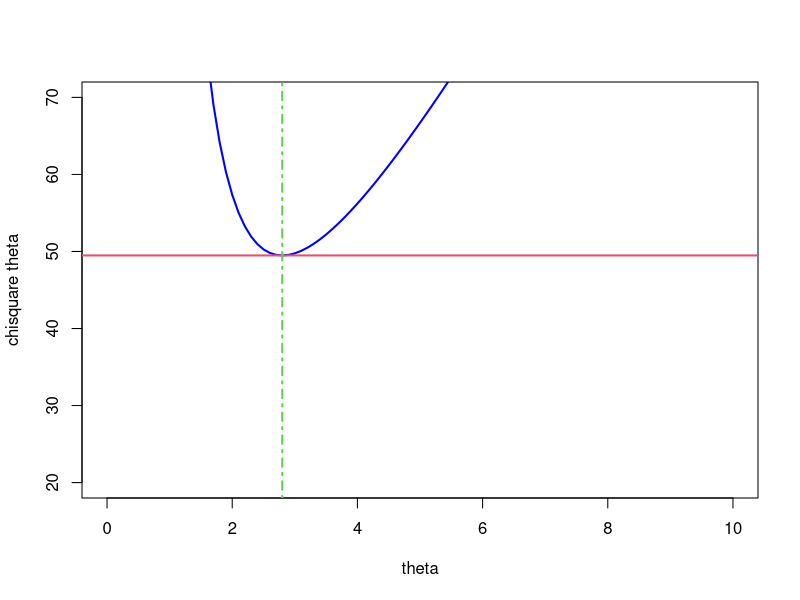
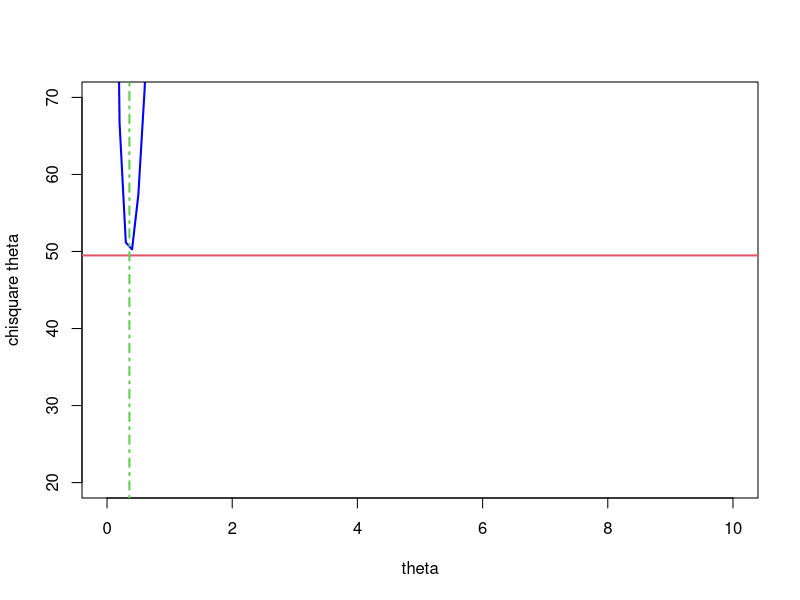

Reproduce these figures in R, in order.
n1=4
n2=10
n3=24
n4=12
n5=6
n6=3
n=n1+n2+n3+n4+n5+n6
n
chisquare=function(a){
  p1=(1-exp(-1/a));p2=exp(-1/a)-exp(-2/a);p3=exp(-2/a)-exp(-3/a);p4=exp(-3/a)-exp(-4/a);p5=exp(-4/a)-exp(-5/a);p6=exp(-5/a)
  term1=(n1-n*p1)^2/(n*p1);term2=(n2-n*p2)^2/(n*p2);
  term3=(n3-n*p3)^2/(n*p3);term4=(n4-n*p4)^2/(n*p4);
  term5=(n5-n*p5)^2/(n*p5);term6=(n6-n*p6)^2/(n*p6)
  term=term1+term2+term3+term4+term5+term6
}
est=optimize(chisquare,c(0,10))
est$min
est$objective
curve(chisquare,c(0,10),col='blue',xlim = c(0,10),lwd=2.,xlab = "theta",ylim=c(20,70),ylab="chisquare theta")
abline(h=est$objective,v=est$min,col=c(2,3),lwd=2,lty=c(1,4))

222
n1=4
n2=10
n3=24
n4=12
n5=6
n6=3
n=n1+n2+n3+n4+n5+n6
n
chisquare=function(a){
  p1=(1-exp(-a));p2=exp(-a)-exp(-2*a);p3=exp(-2*a)-exp(-3*a);p4=exp(-3*a)-exp(-4*a);p5=exp(-4*a)-exp(-5*a);p6=exp(-5*a)
  term1=(n1-n*p1)^2/(n*p1);term2=(n2-n*p2)^2/(n*p2);
  term3=(n3-n*p3)^2/(n*p3);term4=(n4-n*p4)^2/(n*p4);
  term5=(n5-n*p5)^2/(n*p5);term6=(n6-n*p6)^2/(n*p6)
  term=term1+term2+term3+term4+term5+term6
}
est=optimize(chisquare,c(0,10))
est$min
est$objective
curve(chisquare,c(0,10),col='blue',xlim = c(0,10),lwd=2.,xlab = "theta",ylim=c(20,70),ylab="chisquare theta")
abline(h=est$objective,v=est$min,col=c(2,3),lwd=2,lty=c(1,4))

333
library(stats4)
x=c(105,140,20,113,121,10,44,150,60,30,30,11)
n=length(x)
logL=function(a,b){
  term1 =-n*log(b/a)
  term2=-(b-1)*sum(log(x/a))
  term3=sum((x/a)^b)
  term1+term2+term3
}
fit=mle(minuslogl = logL,start = list(a=quantile(x,0.632),b=1.5))
coefs=coef(fit)
var=vcov(fit)
coefs
var
diag(var)
quantile(x,0.632)
coefs[1]-1.96*sqrt(diag(var)[1])
coefs[1]+1.96*sqrt(diag(var)[1])
coefs[2]-1.96*sqrt(diag(var)[2])
coefs[2]+1.96*sqrt(diag(var)[2])
qweibull(0.7,scale = coefs[1],shape = coefs[2])

44
library(stats4)
x=c(105,140,20,113,121,10,44,150,60,30,30,11)
n=length(x)
logL=function(a,b){
  term1 = -n * log(1/gamma(a))
  term2 = -n * a * log(b)            
  term3 = -(a - 1) * sum(log(x))   
  term4 = sum(x)*b
  term1+term2+term3+term4
}
fit=mle(minuslogl = logL,start = list(a=quantile(x,0.632),b=1.5))
coefs=coef(fit)
var=vcov(fit)
coefs
var
diag(var)
quantile(x,0.632)
coefs[1]-1.96*sqrt(diag(var)[1])
coefs[1]+1.96*sqrt(diag(var)[1])
coefs[2]-1.96*sqrt(diag(var)[2])
coefs[2]+1.96*sqrt(diag(var)[2])
qgamma(0.75,rate = coefs[2],shape = coefs[1])

55
a1 = 0.025
a2 = 0.025
x = c(86, 146, 251, 623, 98, 175, 176, 76, 264, 15, 157, 220, 42, 321,
      180, 198, 38, 20, 61, 121, 282, 224, 189, 180, 325)

s = sum(x)
n = length(x)
z1=qchisq(a1,2*n)
z2=qchisq(1-a2,2*n)
L1=z1/(2*s)
L2=z2/(2*s)
PvTM=c(L1,L2)
PvTM
L_1=(qchisq(a1,2*(n+1)))/(2*(s+1))
L_2=(qchisq(1-a2,2*(n+1)))/(2*(s+1))
cbind(L_1,L_2)

666
x = c(2.1, 5.2, 2.3, 1.4, 2.2, 2.3, 1.6)
k = 2

theta1 = median(x)
d = median(abs(x - theta1)) / 0.6745
h = (x - theta1)/d
psi <- ifelse(h < -k, -k,
              ifelse(h < k, x, k)
)

psi.prime = ifelse(h < -k, 0, ifelse(h < k, 1, 0))

theta2 = theta1 + d*sum(psi) / sum(psi.prime)


theta1
theta2
h2 = (x - theta2)/d
psi <- ifelse(h2 < -k, -k,
              ifelse(h2 < k, h2, k)
)

psi.prime = ifelse(h2 < -k, 0, ifelse(h2 > k, 0, 1))

theta3 = theta2 + d*sum(psi) / sum(psi.prime)
theta3

var = d^2 * sum(psi^2) / (sum(psi.prime))^2
var

## Variance of xbar
var(x)/n